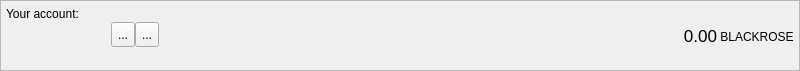
<?xml version="1.0" encoding="UTF-8"?>
<ui version="4.0">
 <class>AccountFrame</class>
 <widget class="QFrame" name="AccountFrame">
  <property name="geometry">
   <rect>
    <x>0</x>
    <y>0</y>
    <width>800</width>
    <height>71</height>
   </rect>
  </property>
  <property name="minimumSize">
   <size>
    <width>0</width>
    <height>70</height>
   </size>
  </property>
  <property name="maximumSize">
   <size>
    <width>16777215</width>
    <height>71</height>
   </size>
  </property>
  <property name="windowTitle">
   <string>Frame</string>
  </property>
  <property name="frameShape">
   <enum>QFrame::StyledPanel</enum>
  </property>
  <property name="frameShadow">
   <enum>QFrame::Plain</enum>
  </property>
  <layout class="QHBoxLayout" name="horizontalLayout_3">
   <property name="spacing">
    <number>0</number>
   </property>
   <property name="leftMargin">
    <number>5</number>
   </property>
   <property name="topMargin">
    <number>0</number>
   </property>
   <property name="rightMargin">
    <number>5</number>
   </property>
   <property name="bottomMargin">
    <number>0</number>
   </property>
   <item>
    <layout class="QVBoxLayout" name="verticalLayout_3">
     <property name="spacing">
      <number>1</number>
     </property>
     <property name="leftMargin">
      <number>0</number>
     </property>
     <property name="rightMargin">
      <number>0</number>
     </property>
     <item>
      <widget class="QLabel" name="label">
       <property name="minimumSize">
        <size>
         <width>0</width>
         <height>20</height>
        </size>
       </property>
       <property name="maximumSize">
        <size>
         <width>16777215</width>
         <height>20</height>
        </size>
       </property>
       <property name="text">
        <string>Your account:</string>
       </property>
       <property name="alignment">
        <set>Qt::AlignBottom|Qt::AlignLeading|Qt::AlignLeft</set>
       </property>
       <property name="margin">
        <number>0</number>
       </property>
       <property name="indent">
        <number>0</number>
       </property>
      </widget>
     </item>
     <item>
      <layout class="QHBoxLayout" name="horizontalLayout">
       <property name="spacing">
        <number>0</number>
       </property>
       <property name="bottomMargin">
        <number>0</number>
       </property>
       <item>
        <widget class="QLabel" name="m_addressLabel">
         <property name="sizePolicy">
          <sizepolicy hsizetype="Minimum" vsizetype="Preferred">
           <horstretch>0</horstretch>
           <verstretch>0</verstretch>
          </sizepolicy>
         </property>
         <property name="minimumSize">
          <size>
           <width>100</width>
           <height>22</height>
          </size>
         </property>
         <property name="maximumSize">
          <size>
           <width>16777215</width>
           <height>22</height>
          </size>
         </property>
         <property name="baseSize">
          <size>
           <width>0</width>
           <height>22</height>
          </size>
         </property>
         <property name="cursor">
          <cursorShape>IBeamCursor</cursorShape>
         </property>
         <property name="toolTip">
          <string>Your receiving address</string>
         </property>
         <property name="whatsThis">
          <string>This is your account address</string>
         </property>
         <property name="text">
          <string/>
         </property>
         <property name="alignment">
          <set>Qt::AlignBottom|Qt::AlignLeading|Qt::AlignLeft</set>
         </property>
         <property name="textInteractionFlags">
          <set>Qt::TextSelectableByKeyboard|Qt::TextSelectableByMouse</set>
         </property>
        </widget>
       </item>
       <item>
        <spacer name="horizontalSpacer_2">
         <property name="orientation">
          <enum>Qt::Horizontal</enum>
         </property>
         <property name="sizeType">
          <enum>QSizePolicy::Fixed</enum>
         </property>
         <property name="sizeHint" stdset="0">
          <size>
           <width>5</width>
           <height>25</height>
          </size>
         </property>
        </spacer>
       </item>
       <item>
        <widget class="QToolButton" name="m_copyButton">
         <property name="minimumSize">
          <size>
           <width>0</width>
           <height>25</height>
          </size>
         </property>
         <property name="toolTip">
          <string>Copy address</string>
         </property>
         <property name="statusTip">
          <string/>
         </property>
         <property name="whatsThis">
          <string/>
         </property>
         <property name="text">
          <string>...</string>
         </property>
         <property name="icon">
          <iconset resource="../../resources.qrc">
           <normaloff>:/icons/copy</normaloff>:/icons/copy</iconset>
         </property>
        </widget>
       </item>
       <item>
        <widget class="QToolButton" name="m_qrButton">
         <property name="minimumSize">
          <size>
           <width>0</width>
           <height>25</height>
          </size>
         </property>
         <property name="toolTip">
          <string>Show QR code</string>
         </property>
         <property name="statusTip">
          <string/>
         </property>
         <property name="text">
          <string>...</string>
         </property>
         <property name="icon">
          <iconset resource="../../resources.qrc">
           <normaloff>:/icons/qrcode</normaloff>:/icons/qrcode</iconset>
         </property>
        </widget>
       </item>
       <item>
        <spacer name="horizontalSpacer">
         <property name="orientation">
          <enum>Qt::Horizontal</enum>
         </property>
         <property name="sizeHint" stdset="0">
          <size>
           <width>0</width>
           <height>25</height>
          </size>
         </property>
        </spacer>
       </item>
       <item>
        <widget class="QLabel" name="totalBalance">
         <property name="sizePolicy">
          <sizepolicy hsizetype="Preferred" vsizetype="Preferred">
           <horstretch>0</horstretch>
           <verstretch>0</verstretch>
          </sizepolicy>
         </property>
         <property name="maximumSize">
          <size>
           <width>16777215</width>
           <height>24</height>
          </size>
         </property>
         <property name="font">
          <font>
           <pointsize>13</pointsize>
           <weight>50</weight>
           <bold>false</bold>
          </font>
         </property>
         <property name="toolTip">
          <string>Total balance</string>
         </property>
         <property name="statusTip">
          <string>Total balance</string>
         </property>
         <property name="text">
          <string>0.00</string>
         </property>
         <property name="alignment">
          <set>Qt::AlignBottom|Qt::AlignRight|Qt::AlignTrailing</set>
         </property>
         <property name="margin">
          <number>0</number>
         </property>
         <property name="textInteractionFlags">
          <set>Qt::TextSelectableByMouse</set>
         </property>
        </widget>
       </item>
       <item>
        <widget class="QLabel" name="label_2">
         <property name="sizePolicy">
          <sizepolicy hsizetype="Preferred" vsizetype="Fixed">
           <horstretch>0</horstretch>
           <verstretch>0</verstretch>
          </sizepolicy>
         </property>
         <property name="minimumSize">
          <size>
           <width>30</width>
           <height>20</height>
          </size>
         </property>
         <property name="maximumSize">
          <size>
           <width>16777215</width>
           <height>20</height>
          </size>
         </property>
         <property name="baseSize">
          <size>
           <width>-1</width>
           <height>20</height>
          </size>
         </property>
         <property name="text">
          <string> BLACKROSE</string>
         </property>
         <property name="alignment">
          <set>Qt::AlignBottom|Qt::AlignLeading|Qt::AlignLeft</set>
         </property>
         <property name="margin">
          <number>0</number>
         </property>
        </widget>
       </item>
      </layout>
     </item>
     <item>
      <widget class="QLabel" name="addressStatusLabel">
       <property name="minimumSize">
        <size>
         <width>0</width>
         <height>20</height>
        </size>
       </property>
       <property name="maximumSize">
        <size>
         <width>16777215</width>
         <height>20</height>
        </size>
       </property>
       <property name="text">
        <string/>
       </property>
       <property name="alignment">
        <set>Qt::AlignLeading|Qt::AlignLeft|Qt::AlignTop</set>
       </property>
       <property name="margin">
        <number>0</number>
       </property>
       <property name="indent">
        <number>0</number>
       </property>
      </widget>
     </item>
    </layout>
   </item>
  </layout>
 </widget>
 <resources>
  <include location="../../resources.qrc"/>
 </resources>
 <connections>
  <connection>
   <sender>m_copyButton</sender>
   <signal>clicked()</signal>
   <receiver>AccountFrame</receiver>
   <slot>copyAddress()</slot>
   <hints>
    <hint type="sourcelabel">
     <x>818</x>
     <y>26</y>
    </hint>
    <hint type="destinationlabel">
     <x>422</x>
     <y>295</y>
    </hint>
   </hints>
  </connection>
  <connection>
   <sender>m_qrButton</sender>
   <signal>clicked()</signal>
   <receiver>AccountFrame</receiver>
   <slot>showQR()</slot>
   <hints>
    <hint type="sourcelabel">
     <x>802</x>
     <y>34</y>
    </hint>
    <hint type="destinationlabel">
     <x>494</x>
     <y>35</y>
    </hint>
   </hints>
  </connection>
 </connections>
 <slots>
  <slot>copyAddress()</slot>
 </slots>
</ui>
